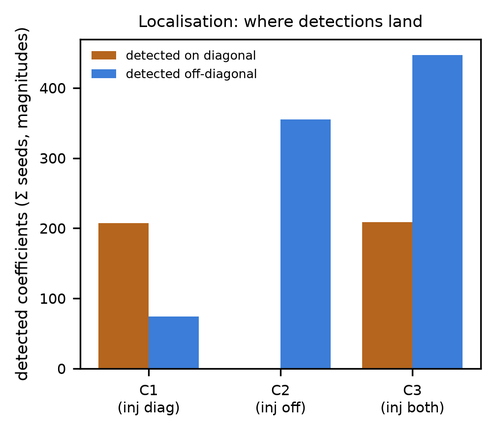
#> input picture figures/unused/figS7_sim_localization.png, 495 x 432 px, shrunk from 1006 x 879 before the run
$ python make_figS5_localization.py
#> lines starting #> are read from the running program, lines starting #| are printed output that depends on the picture
"""Build supplementary Figure S5: a two-panel merge of the simulation localisation
figures (panel A = localisation / "where detections land"; panel B = localisation
accuracy with vs without HRF filtering).

The manuscript's Figure S5 is this side-by-side composite. The two source panels
are generated by simulator/diagnostic_validation/export_paper_figures.py into
figures/unused/ (they are not standalone display items); this script stitches
them into figures/paper/figS5_sim_localization_merged.{png,pdf}.

Pure Pillow (no matplotlib). Layout: open both RGB; pad the shorter panel to the
taller height with white; 30 px horizontal gap; a 46 px white header strip above
both; paste A at (0, 46) and B at (widthA + 30, 46); draw bold "A" at (14, 6) and
"B" at (widthA + 30 + 14, 6) in DejaVuSans-Bold 38 pt (falling back to Pillow's
default font); save at 300 dpi PNG plus a PDF copy to match the other paper
figures.

Usage:
  python scripts/make_figS5_localization.py [--panel-a A.png] [--panel-b B.png]
                                            [--out figS5.png]
"""
from __future__ import annotations

import argparse
from pathlib import Path

from PIL import Image, ImageDraw, ImageFont

ROOT = Path(__file__).resolve().parent.parent
DEF_A = ROOT / "figures/unused/figS7_sim_localization.png"
DEF_B = ROOT / "figures/unused/figS8_sim_hrf_localization.png"
DEF_OUT = ROOT / "figures/paper/figS5_sim_localization_merged.png"

HEADER = 46
GAP = 30
LABEL_PT = 38
DPI = 300


def _load_bold_font(size):
    """DejaVuSans-Bold at `size`, with graceful fallbacks (incl. the copy that
    ships with matplotlib), else Pillow's built-in default."""
    candidates = [
        "DejaVuSans-Bold.ttf",
        "/usr/share/fonts/truetype/dejavu/DejaVuSans-Bold.ttf",
        "/Library/Fonts/DejaVuSans-Bold.ttf",
    ]
    try:  # matplotlib bundles DejaVuSans-Bold
        import matplotlib
        candidates.append(
            str(Path(matplotlib.get_data_path()) / "fonts/ttf/DejaVuSans-Bold.ttf"))
    except Exception:
        pass
    for c in candidates:
        try:
            return ImageFont.truetype(c, size)
        except Exception:
            continue
    return ImageFont.load_default()


def _pad_to_height(im, h):
    if im.height == h:
        return im
    canvas = Image.new("RGB", (im.width, h), "white")
    canvas.paste(im, (0, 0))
    return canvas


def merge(panel_a, panel_b, out):
    a = Image.open(panel_a).convert("RGB")
    b = Image.open(panel_b).convert("RGB")
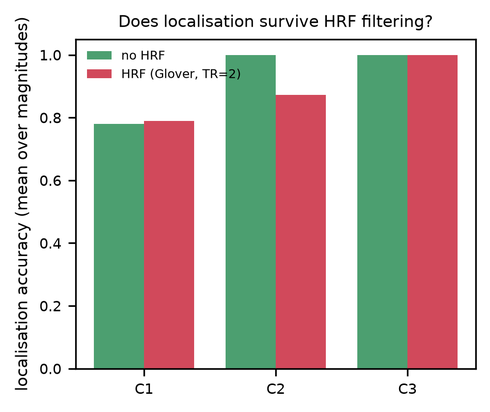
#> input picture figures/unused/figS8_sim_hrf_localization.png, 490 x 412 px, shrunk from 997 x 838 before the run
    h = max(a.height, b.height)
#> h = 432
    a, b = _pad_to_height(a, h), _pad_to_height(b, h)
#> call 2 of _pad_to_height, with h = 432
#> in _pad_to_height (call 2), `canvas = Image.new("RGB", (im.width, h), "white")`: canvas: PIL image 490x432 RGB; every value is 255
#> in _pad_to_height (call 2), `canvas.paste(im, (0, 0))`:
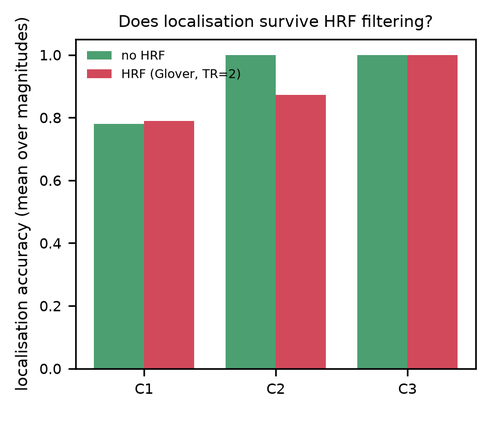
#> canvas: PIL image 490x432 RGB; mean R, G, B 201.6, 191.8, 185.6

    W, H = a.width + GAP + b.width, HEADER + h
#> W = 1015; H = 478
    canvas = Image.new("RGB", (W, H), "white")
#> canvas: PIL image 1015x478 RGB; every value is 255
    canvas.paste(a, (0, HEADER))
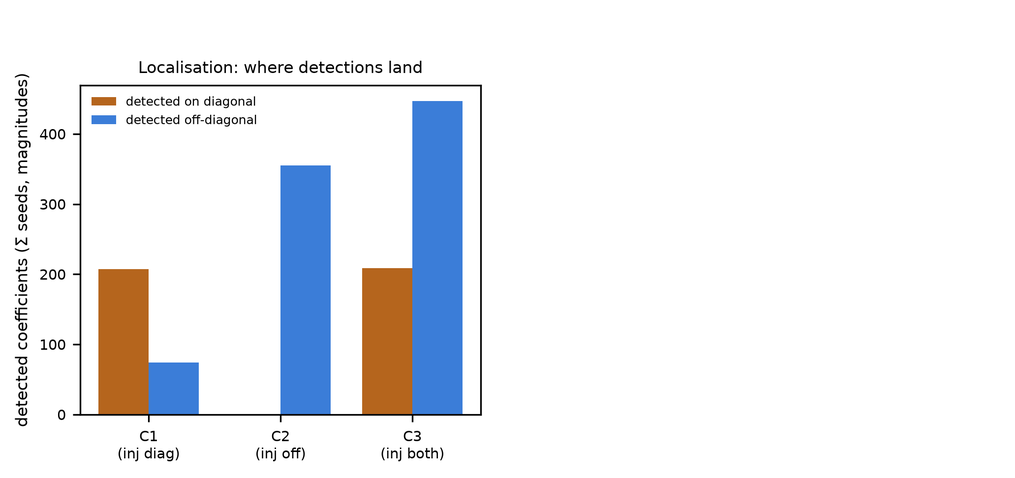
#> canvas: PIL image 1015x478 RGB; mean R, G, B 236.6, 238.4, 242.1
    canvas.paste(b, (a.width + GAP, HEADER))
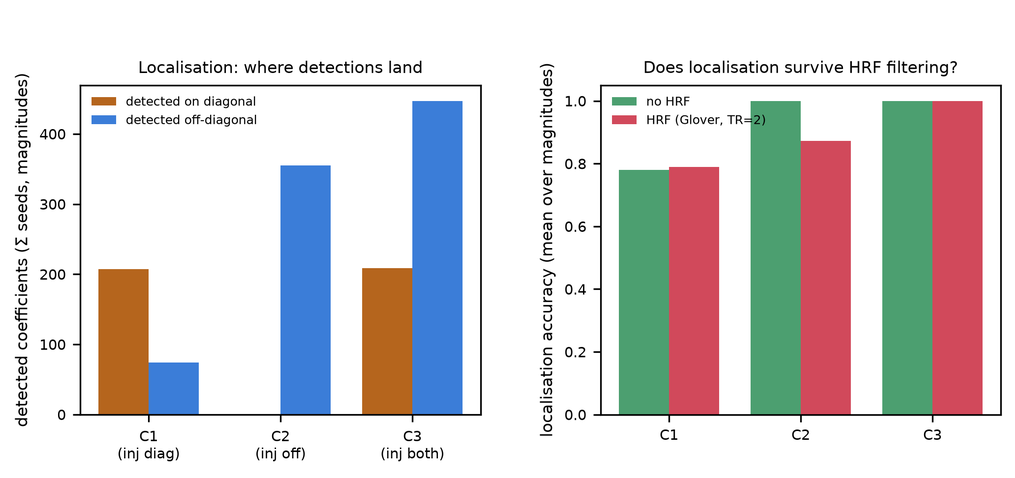
#> canvas: PIL image 1015x478 RGB; mean R, G, B 213.4, 210.9, 211.8

    draw = ImageDraw.Draw(canvas)
    font = _load_bold_font(LABEL_PT)
    draw.text((14, 6), "A", fill="black", font=font)
    draw.text((a.width + GAP + 14, 6), "B", fill="black", font=font)

    out = Path(out)
    out.parent.mkdir(parents=True, exist_ok=True)
    canvas.save(out, "PNG", dpi=(DPI, DPI))
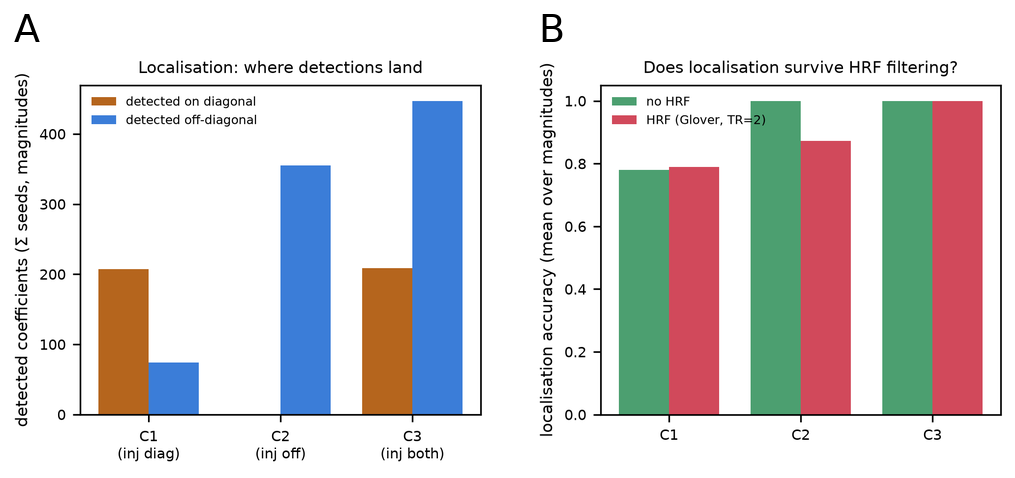
#> saved as figS5_sim_localization_merged.png: PIL image 1015x478 RGB; mean R, G, B 213.1, 210.6, 211.5
    pdf = out.with_suffix(".pdf")
    canvas.save(pdf, "PDF", resolution=float(DPI))
    print(f"wrote {out}  ({W} x {H} px @ {DPI} dpi)")
#| wrote figures/paper/figS5_sim_localization_merged.png  (1015 x 478 px @ 300 dpi)
    print(f"wrote {pdf}")
    return (W, H)


def main():
    ap = argparse.ArgumentParser()
    ap.add_argument("--panel-a", default=str(DEF_A), help="localisation figure (A)")
    ap.add_argument("--panel-b", default=str(DEF_B), help="HRF localisation figure (B)")
    ap.add_argument("--out", default=str(DEF_OUT), help="output PNG (PDF alongside)")
    args = ap.parse_args()
    merge(args.panel_a, args.panel_b, args.out)


if __name__ == "__main__":
    main()
